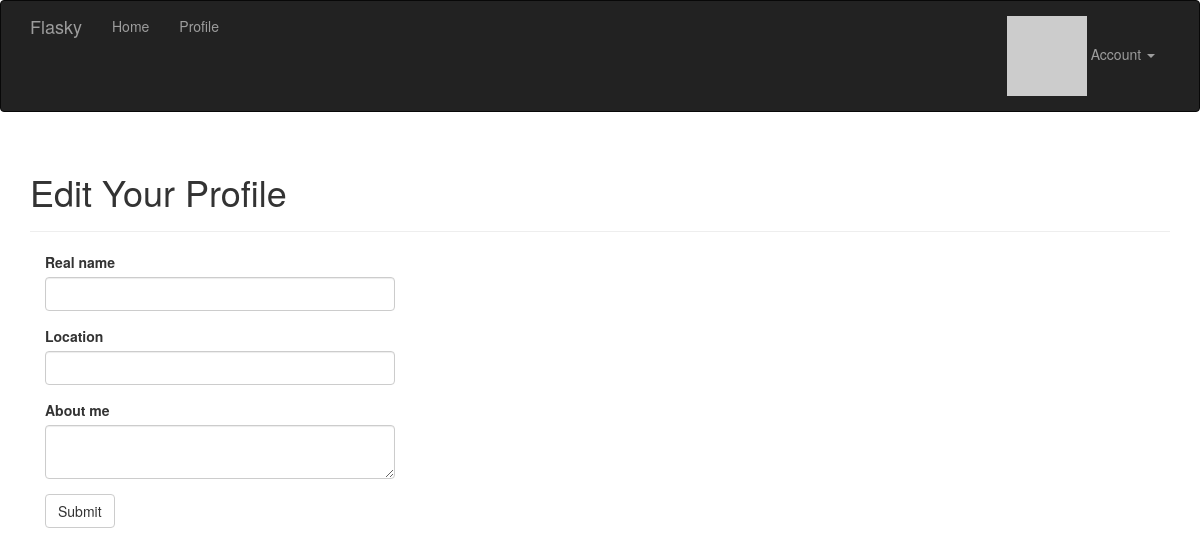
Before: /edit-profile (signed in) with the older database file.
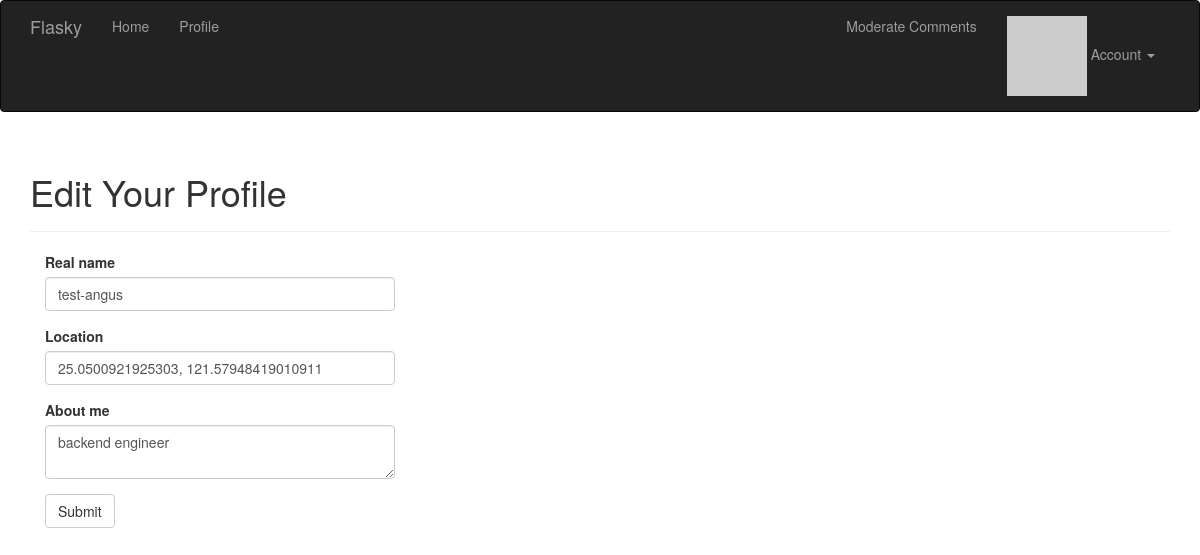
After: the same page with the newer database file.
### app/models.py (models this page shows, shortened)
class User(UserMixin, db.Model):
    __tablename__ = 'users'
    id = db.Column(db.Integer, primary_key=True)
    username = db.Column(db.String(64), unique=True, index=True)
    email = db.Column(db.String(64), unique=True, index=True)  # 讓使用者可以用email 登入
    role_id = db.Column(db.Integer, db.ForeignKey('roles.id'))
    password_hash = db.Column(db.String(128))
    confirmed = db.Column(db.Boolean, default=False)  # 帳號確認狀態
    name = db.Column(db.String(64))  # 本名
    location = db.Column(db.String(64))
    about_me = db.Column(db.Text())
    member_since = db.Column(db.DateTime(), default=datetime.utcnow)  # 建立時間
    last_seen = db.Column(db.DateTime(), default=datetime.utcnow)  # 上次訪問時間
    avatar_hash = db.Column(db.String(32))  # 儲存頭像URL用
    posts = db.relationship('Post', backref='author', lazy='dynamic')
    followed = db.relationship('Follow', foreign_keys=[Follow.follower_id],
                                         backref=db.backref('follower', lazy='joined'),
                                         lazy='dynamic',
                                         cascade='all, delete-orphan')
    followers = db.relationship('Follow', foreign_keys=[Follow.followed_id],
                                          backref=db.backref('followed', lazy='joined'),
                                          lazy='dynamic',
                                          cascade='all, delete-orphan')
    comments = db.relationship('Comment', backref='author', lazy='dynamic')  # 與評論的關係
    @property  # property 是只能讀取的屬性特性
    def password(self):
        raise AttributeError('password is not a readable attribute')
    def can(self, perm):
        return self.role is not None and self.role.has_permission(perm)
    def ping(self):
        self.last_seen = datetime.utcnow()
        db.session.add(self)
    def gravatar_hash(self):  # 產生email MD5 hash值
        return hashlib.md5(self.email.lower().encode('utf-8')).hexdigest()
    def gravatar(self, size=100, default='identicon', rating='g'):  # 產生gravatar的URL
        url = 'https://secure.gravatar.com/avatar'
        hash = self.avatar_hash or self.gravatar_hash()
        return f'{url}/{hash}?s={size}&d={default}&r={rating}'

### app/main/views.py (the view, shortened to what this page needs)
@main.route('/edit-profile', methods=['GET', 'POST'])
@login_required
def edit_profile():
    form = EditProfileForm()
    form.name.data = current_user.name
    form.location.data = current_user.location
    form.about_me.data = current_user.about_me
    return render_template('edit_profile.html', form=form)

### app/main/forms.py
class EditProfileForm(FlaskForm):  # 一班使用者 使用表單
    name = StringField('Real name', validators=[Length(0, 64)])
    location = StringField('Location', validators=[Length(0, 64)])
    about_me = TextAreaField('About me')
    submit = SubmitField('Submit')

### app/auth/views.py (called while the page is built)
@auth.before_app_request  # 註冊成全域的裝飾器
def before_request():
    if current_user.is_authenticated:  # 如果使用者有登入下的判斷
        current_user.ping()  # 每次都執行 更新上次登入時間
        if not current_user.confirmed and request.endpoint \
            and request.blueprint != 'auth' and request.endpoint != 'static':
            return redirect(url_for('auth.unconfirmed'))

### app/main/__init__.py (called while the page is built)
@main.app_context_processor
def inject_permissions():
    return dict(Permission=Permission)

### app/models.py (called while the page is built)
@login_manager.user_loader  # 向flask-login 註冊此函式
def load_user(user_id):
    return User.query.get(int(user_id))

    def has_permission(self, perm):
        return self.permissions & perm == perm

### app/templates/edit_profile.html (shortened to what this page needs)
{% extends "base.html" %}
{% import "bootstrap/wtf.html" as wtf %}
{% block page_content %}
<div class="page-header">
    <h1>Edit Your Profile</h1>
</div>
<div class="col-md-4">
    {{ wtf.quick_form(form) }}
</div>
{% endblock %}

Changed rows visible on the page:
now on this page (row edited): User: name "test-angus", location "25.0500921925303, 121.57948419010911", about_me "backend engineer"
Other visible differences:
text now shown: "Moderate Comments"
